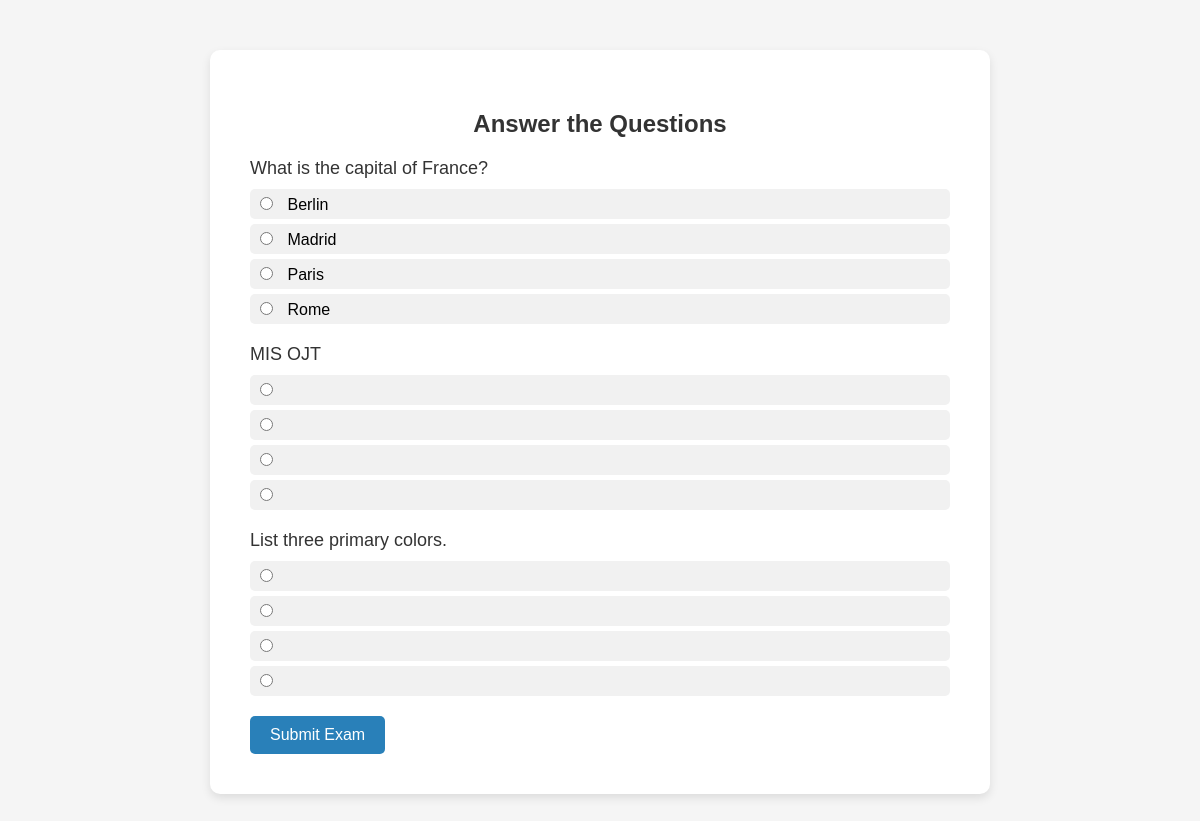
The app's page /student.php (signed in) with its own data.
### tables this page shows
CREATE TABLE `questions` (
  `id` int(11) NOT NULL,
  `question_text` text NOT NULL,
  `question_type` enum('multiple_choice','identification','enumeration') NOT NULL,
  `option_a` varchar(255) DEFAULT NULL,
  `option_b` varchar(255) DEFAULT NULL,
  `option_c` varchar(255) DEFAULT NULL,
  `option_d` varchar(255) DEFAULT NULL,
  `correct_option` char(1) DEFAULT NULL,
  `answer` text DEFAULT NULL,
  `created_at` timestamp NOT NULL DEFAULT current_timestamp()
);

### student.php (the view, shortened to what this page needs)
<?php
include './db/dbcon.php';
$questions = $conn->query("SELECT * FROM questions");
?>
<!DOCTYPE html>
<html lang="en">
<head>
</head>
<body>
<div class="form-container">
    <h2>Answer the Questions</h2>
    <form method="POST">
        <?php while ($row = $questions->fetch_assoc()) { ?>
            <div class="question">
                <p class="question-text"><?php echo $row['question_text']; ?></p>
                <div class="options">
                    <label><input type="radio" name="answers[<?php echo $row['id']; ?>]" value="A" required> <?php echo $row['option_a']; ?></label>
                    <label><input type="radio" name="answers[<?php echo $row['id']; ?>]" value="B"> <?php echo $row['option_b']; ?></label>
                    <label><input type="radio" name="answers[<?php echo $row['id']; ?>]" value="C"> <?php echo $row['option_c']; ?></label>
                    <label><input type="radio" name="answers[<?php echo $row['id']; ?>]" value="D"> <?php echo $row['option_d']; ?></label>
                </div>
            </div>
        <?php } ?>
        <button type="submit" name="submit_exam" class="submit-button">Submit Exam</button>
    </form>
</div>
</body>
</html>

### student.php (style rules this page uses)
body { font-family: 'Poppins', sans-serif; background-color: #f5f5f5; margin: 0; padding: 0; }
.form-container { background-color: white; max-width: 700px; margin: 50px auto; padding: 40px; border-radius: 10px; box-shadow: 0 4px 10px rgba(0, 0, 0, 0.1); }
h2 { font-size: 24px; margin-bottom: 20px; text-align: center; color: #333; }
.question { margin-bottom: 20px; }
.question-text { font-size: 18px; color: #333; margin-bottom: 10px; }
.options label { display: block; margin-bottom: 5px; padding: 5px; background-color: #f1f1f1; border-radius: 5px; cursor: pointer; }
.options input[type="radio"] { margin-right: 10px; }
.submit-button { background-color: #2980b9; color: white; padding: 10px 20px; border: none; border-radius: 5px; cursor: pointer; font-size: 16px; transition: background-color 0.3s ease; }

### records on screen
questions: question_text "What is the capital of France?", option_a "Berlin", option_b "Madrid", option_c "Paris", option_d "Rome"
questions: question_text "MIS OJT"
questions: question_text "List three primary colors."
